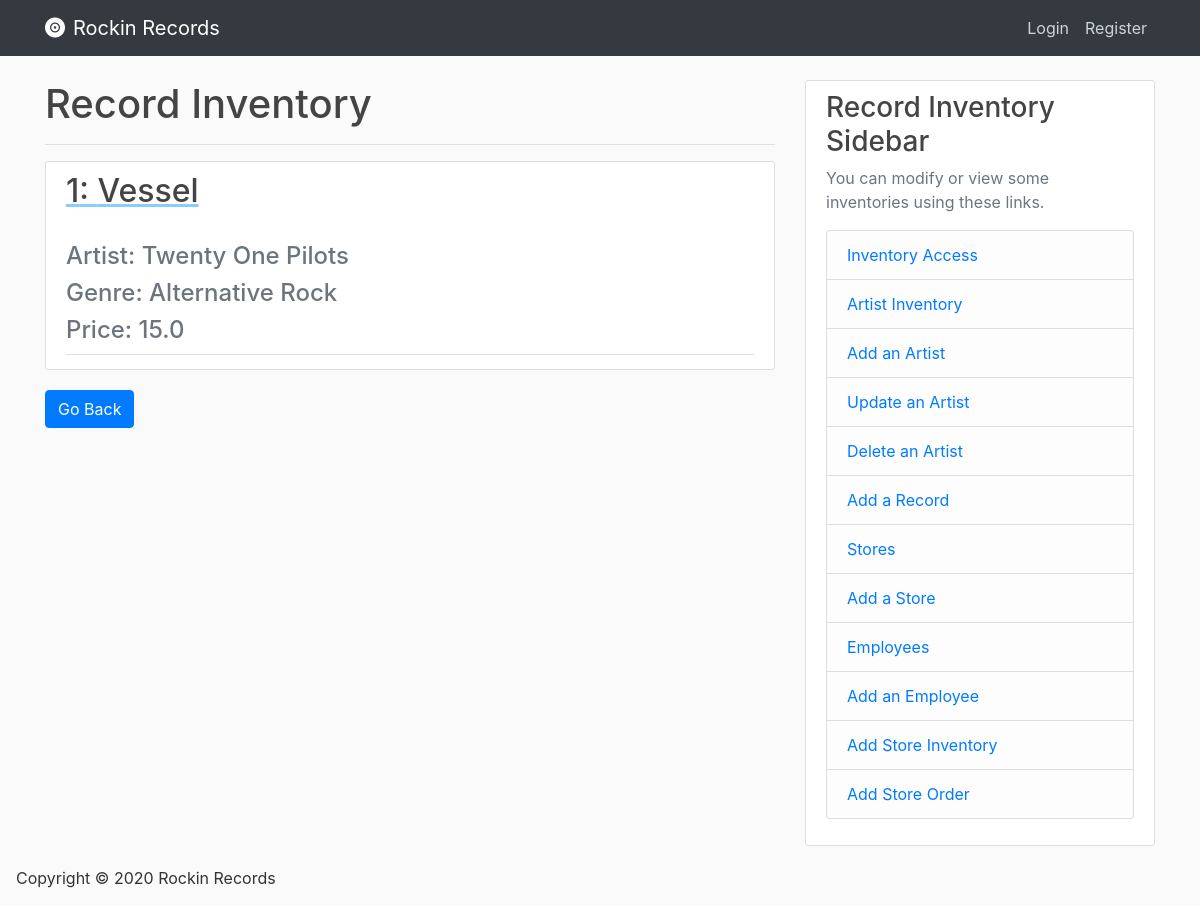
The app's page /record_inventory, older data.
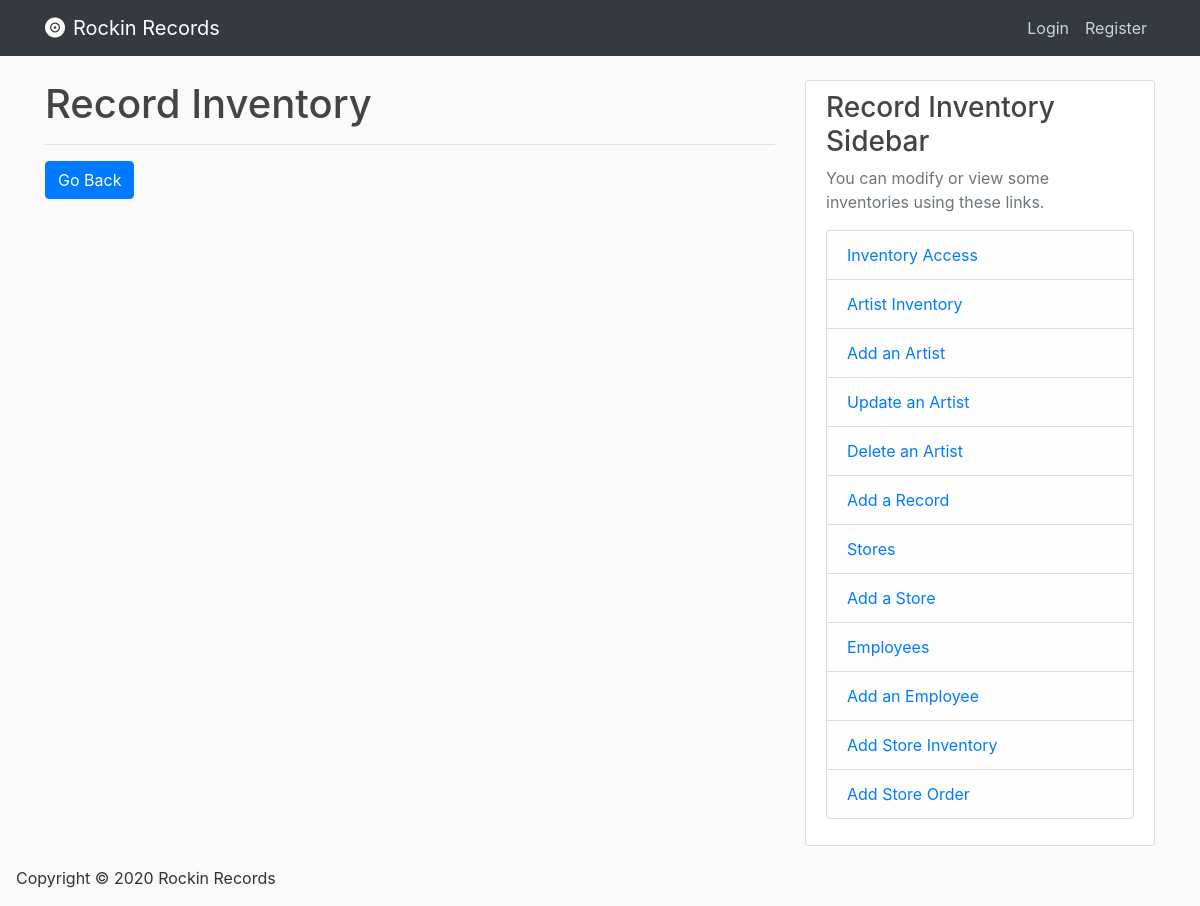
The same page, newer data.
### database/models.py (models this page shows, shortened)
class Records(db.Model):
    record_id = db.Column(db.Integer, primary_key=True, nullable=False, autoincrement="auto")
    record_name = db.Column(db.String(120), nullable=False)
    record_genre = db.Column(db.String(120), nullable=False)
    record_price = db.Column(db.Float, nullable=False)
    artist_id = db.Column(db.Integer, db.ForeignKey('artists.artist_id'), nullable=False)

class Artists(db.Model):
    artist_id = db.Column(db.Integer, primary_key=True, nullable=False, autoincrement="auto")
    artist_name = db.Column(db.String(100), nullable=False)

### database/routes.py (the view)
@app.route("/record_inventory")
def record_inventory():
    records = Records.query.join(Artists, Records.artist_id == Artists.artist_id) \
        .add_columns(Records.record_id, Records.record_name, Records.record_genre, \
                     Records.record_price, Artists.artist_id, Artists.artist_name).all()
    return render_template('records.html', records=records)

### database/Templates/records.html
{% extends "index.html" %}
{% block content %}
    <h1> Record Inventory </h1>
    <hr>
    {% for record in records %}
        <article class="media content-section">
            <div class="media-body">
                <div class="article-metadata">
                    <a class="mr-2" href="{{url_for('record', record_id=record.record_id)}}" style="text-decoration: underline; text-decoration-color: lightskyblue;" >
                    <h2> {{ record['record_id'] }}: {{ record['record_name'] }} </h2>
                    </a>
                    <h4 class="text-muted"> Artist: {{ record['artist_name'] }} </h4>
                    <h4 class="text-muted"> Genre: {{ record['record_genre'] }} </h4>
                    <h4 class="text-muted"> Price: {{ record['record_price'] }} </h4>
                </div>
          </div>
        </article>
     {% endfor %}
     <div>
        <a href="{{ url_for('home') }} ">
          <button class='btn btn-primary'>
              Go Back
          </button>
        </a>
     </div>
{% endblock content %}

Row changes from the older to the newer data that the page shows:
removed Records: record_id "1", record_name "Vessel", artist_name "Twenty One Pilots", record_genre "Alternative Rock", record_price "15.0"
